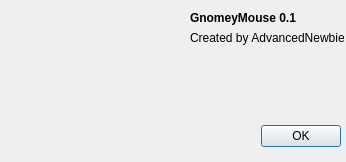
<?xml version="1.0" encoding="UTF-8"?>
<ui version="4.0">
 <class>aboutDialog</class>
 <widget class="QDialog" name="aboutDialog">
  <property name="geometry">
   <rect>
    <x>0</x>
    <y>0</y>
    <width>346</width>
    <height>162</height>
   </rect>
  </property>
  <property name="windowTitle">
   <string>About</string>
  </property>
  <property name="modal">
   <bool>true</bool>
  </property>
  <widget class="QDialogButtonBox" name="buttonBox">
   <property name="geometry">
    <rect>
     <x>190</x>
     <y>120</y>
     <width>151</width>
     <height>32</height>
    </rect>
   </property>
   <property name="orientation">
    <enum>Qt::Horizontal</enum>
   </property>
   <property name="standardButtons">
    <set>QDialogButtonBox::Ok</set>
   </property>
  </widget>
  <widget class="QLabel" name="label">
   <property name="geometry">
    <rect>
     <x>190</x>
     <y>30</y>
     <width>161</width>
     <height>16</height>
    </rect>
   </property>
   <property name="text">
    <string>Created by AdvancedNewbie</string>
   </property>
  </widget>
  <widget class="QLabel" name="label_2">
   <property name="geometry">
    <rect>
     <x>190</x>
     <y>10</y>
     <width>161</width>
     <height>16</height>
    </rect>
   </property>
   <property name="font">
    <font>
     <weight>75</weight>
     <bold>true</bold>
    </font>
   </property>
   <property name="text">
    <string>GnomeyMouse 0.1</string>
   </property>
  </widget>
  <widget class="QLabel" name="duckLabel">
   <property name="geometry">
    <rect>
     <x>16</x>
     <y>12</y>
     <width>115</width>
     <height>100</height>
    </rect>
   </property>
   <property name="text">
    <string/>
   </property>
  </widget>
 </widget>
 <resources/>
 <connections>
  <connection>
   <sender>buttonBox</sender>
   <signal>accepted()</signal>
   <receiver>aboutDialog</receiver>
   <slot>accept()</slot>
   <hints>
    <hint type="sourcelabel">
     <x>248</x>
     <y>254</y>
    </hint>
    <hint type="destinationlabel">
     <x>157</x>
     <y>274</y>
    </hint>
   </hints>
  </connection>
  <connection>
   <sender>buttonBox</sender>
   <signal>rejected()</signal>
   <receiver>aboutDialog</receiver>
   <slot>reject()</slot>
   <hints>
    <hint type="sourcelabel">
     <x>316</x>
     <y>260</y>
    </hint>
    <hint type="destinationlabel">
     <x>286</x>
     <y>274</y>
    </hint>
   </hints>
  </connection>
 </connections>
</ui>
